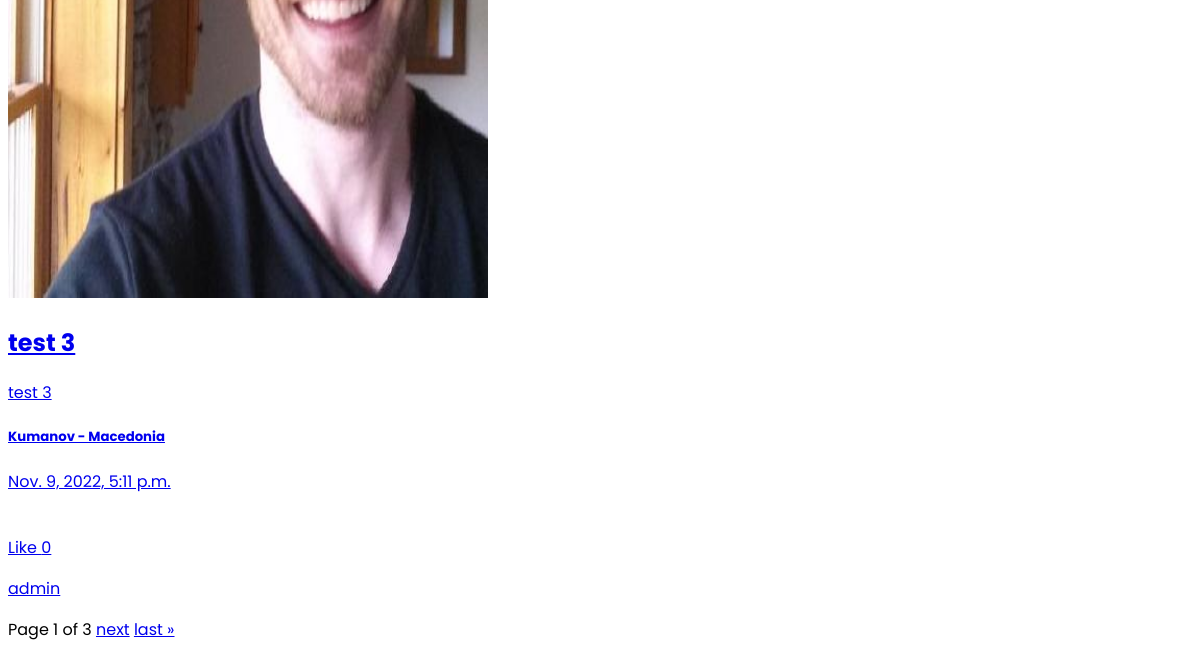
The app's page / (signed in, lower part), older data.
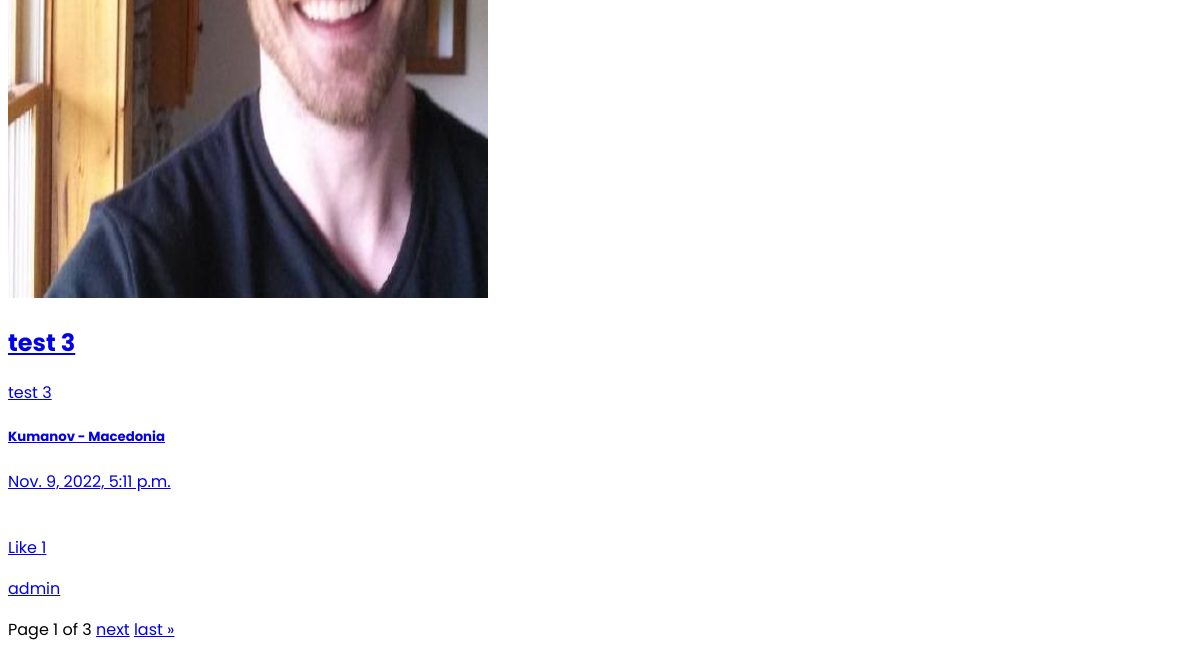
The same page, newer data.
### posts/models.py (models this page shows, shortened)
class Posts(models.Model):
    owner = models.ForeignKey(Profile , on_delete=models.CASCADE)
    title = models.CharField(max_length=255)
    caption = models.TextField(blank=True , null=True)
    location = models.ForeignKey('Location' , on_delete=models.CASCADE,blank=True , null=True)
    post_image = models.ImageField(default='')
    likes = models.IntegerField(default=0)
    comments = models.ForeignKey('Comment',on_delete=models.CASCADE,null=True,blank=True)
    created = models.DateTimeField(auto_now_add = True)
    id = models.UUIDField(default=uuid.uuid4 , unique=True ,
                        primary_key=True , editable=False)
    class Meta:
        ordering = ['-created']

class Location(models.Model):
    city = models.CharField(max_length=255,blank=True , null=True)
    country = models.CharField(max_length=255,blank=True , null=True)
    created = models.DateTimeField(auto_now_add = True)
    id = models.UUIDField(default=uuid.uuid4 , unique=True ,
                        primary_key=True , editable=False)
    def __str__(self):
        return f'{self.city} - {self.country}'

### users/models.py (models this page shows)
class Profile(models.Model):
    user = models.OneToOneField(User , on_delete=models.CASCADE)
    username = models.CharField(max_length = 25 , unique=True)
    email = models.EmailField(blank=True , null=True)
    name = models.CharField(max_length=30 , blank=True , null=True)
    profile_image = models.ImageField(blank=True , null=True, upload_to='profiles/', default='images/profiles/user-default.png')
    bio = models.TextField(blank=True , null=True)
    created = models.DateTimeField(auto_now_add = True)
    id = models.UUIDField(default=uuid.uuid4 , unique=True ,
                        primary_key=True , editable=False)
    def __str__(self):
        return self.username

### posts/views.py (the view)
# urls.py: path('',views.index , name='index'),
def index(request):
    search_query = ''
    if request.GET.get('search_query'): # 'search_query' emri i inputit name
        search_query = request.GET.get('search_query')
    posts = Posts.objects.distinct().filter(
        Q(title__icontains=search_query) |
        Q(caption__icontains = search_query) |
        Q(owner__name__icontains=search_query)
    )
    paginator = Paginator(posts , 2)
    page_number = request.GET.get('page')
    page_obj = paginator.get_page(page_number)
    next = request.GET.get('next' , '/')
    context = {
        'posts':posts,
        'paginator':paginator,
        'page_obj':page_obj,
        'search_query':search_query,
    }
    return render(request , 'index.html',context)

### templates/index.html (shortened to what this page needs)
{% extends 'main.html' %}
{% block content %}
    {% for post in page_obj %}
    <a href="{% url 'singlePost' post.id %}">
        <img src="{{post.post_image.url}}" width=480 height="720" />
        <h2>{{post.title}}</h2>
        {% if post.caption %}
        <p>{{post.caption}}</p>
        {% endif %}
        {% if post.location %}
        <h5>{{post.location}}</h5>
        {% endif %}
        <p>{{post.created}}</p>
        <br>
        {% if post.owner == request.user.profile %}
            <p>You cant like your own post</p>
        {% else %}
            {% if request.user.is_authenticated %}
            <form method="POST" action="?search_query={{search_query}}&page={{page}}">
                <a name="next" href="{% url 'like' post.id %}">Like {{post.likes}}</a>
            </form>
            {% else %}
                <a href="{% url 'login' %}">Log In to like this post </a>
            </a>
            {% endif %}
        {% endif %}
        <p><a href="{% url 'profile' post.owner.id %}">{{post.owner}}</a></p>
    {% endfor %}
    <div class="pagination">
        <span class="step-links">
            <span class="current">
                Page {{ page_obj.number }} of
                {{ page_obj.paginator.num_pages }}
            </span>
            {% if page_obj.has_next %}
                <a href="?search_query={{search_query}}&page={{ page_obj.next_page_number }}">next</a>
                <a href="?search_query={{search_query}}&page={{ page_obj.paginator.num_pages}}">
                    last &raquo;
                </a>
            {% endif %}
        </span>
    </div>
{% endblock content %}

Row changes from the older to the newer data that the page shows:
changed Posts "test 3": likes "0" → "1"
